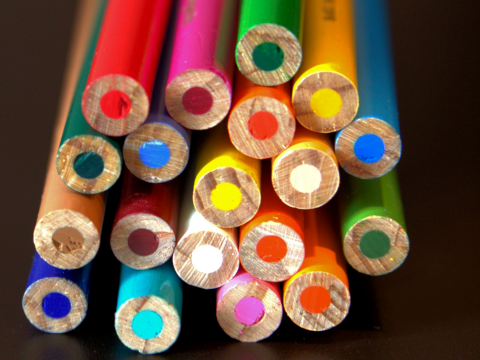
#> input picture images/pencil.png, 480 x 360 px; the run also reads 1 picture not shown here
$ jupyter execute --allow-errors 07a_image_description_color.ipynb
#> lines starting #> are read from the running program, lines starting #| are printed output that depends on the picture
## 07 - Image Description

### Part 1 - Color descriptors

Colour can also be a good image descriptor to allow comparing images based on their content. Histogram-based methods are often employed for this type of task

[cell 1]
import imageio
import numpy as np
import matplotlib.pyplot as plt

# carregar e exibir imagens da "base de dados"
img1 = imageio.imread("images/pencil.png")
#> img1 is the input picture: shape (360, 480, 3); mean R, G, B 109.6, 78.7, 58.8
img2 = imageio.imread("images/pencil2_RGB.png")

# carregar imagem de consulta e codificar funcao de distancia
# computar as distancias e exibir
imgQ = imageio.imread("images/mountain.jpg")
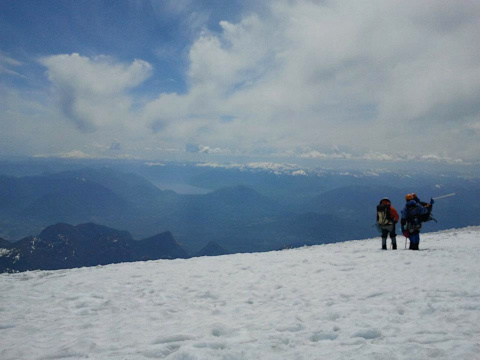
#> input picture images/mountain.jpg, 480 x 360 px
#> imgQ is the input picture: shape (360, 480, 3); mean R, G, B 127.2, 143.7, 158.3

def Euclidean_distance(A, B):
    """ Calcula a distancia Euclidiana entre dois vetores de mesmo tamanho"""
    return  np.sqrt( np.sum((A-B)**2) )

dQ1 = Euclidean_distance(imgQ, img1)
#> dQ1 = 7332.2
dQ2 = Euclidean_distance(imgQ, img2)
#> dQ2 = 7333.6

plt.figure(figsize=(9,3))
plt.subplot(131); plt.imshow(imgQ); plt.title('Consulta')
plt.subplot(132); plt.imshow(img1); plt.title('Rank 1 : %.1f' % dQ1)
plt.subplot(133); plt.imshow(img2); plt.title('Rank 2 : %.1f' % dQ2)
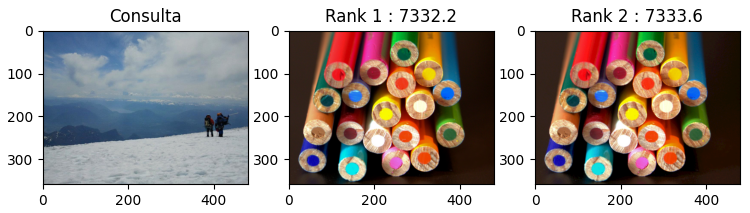
#> figure drawn by matplotlib, 3 panels

[cell 2]
def histograma_global(img, bins):

    # um único canal de cor
#> called with bins = 64
    if (len(img.shape) == 2):
        hist,_ = np.histogram(img, bins=bins)
    # mais do que um canal de cor RGB
    if (len(img.shape) == 3):
        hist_R,_ = np.histogram(img[:,:,0], bins=bins)
#> hist_R = 64 values, max 10176 at index 51, min 17 at index 63, mean 2700
        hist_G,_ = np.histogram(img[:,:,1], bins=bins)
#> hist_G = 64 values, max 11415 at index 51, min 8 at index 63, mean 2700
        hist_B,_ = np.histogram(img[:,:,2], bins=bins)
#> hist_B = 64 values, max 16494 at index 54, min 9 at index 63, mean 2700

        hist = np.concatenate([hist_R, hist_G, hist_B])
#> hist = 192 values, max 16494 at index 182, min 8 at index 127, mean 2700

    # normaliza o vetor resultante pela soma dos valores
    hist = hist.astype("float")
    hist /= (hist.sum() + 0.0001)
#> hist = 192 values, max 0.0318 at index 182, min 1.54e-05 at index 127, mean 0.00521

    return hist

[cell 3]
HQ = histograma_global(imgQ, 64)
#> HQ has the same summary as hist in histograma_global
H1 = histograma_global(img1, 64)
#> H1 = 192 values, max 0.0732 at index 128, min 0.000617 at index 181, mean 0.00521
H2 = histograma_global(img2, 64)
#> H2 = 192 values, max 0.0998 at index 128, min 0 at index 1, mean 0.00521

dQ1_H = Euclidean_distance(HQ, H1)
#> dQ1_H = 0.146
dQ2_H = Euclidean_distance(HQ, H2)
#> dQ2_H = 0.172

plt.figure(figsize=(12,4))
plt.subplot(131); plt.imshow(imgQ); plt.title('Consulta')
plt.subplot(132); plt.imshow(img2); plt.title('Rank 1: %.4f' % dQ2_H)
plt.subplot(133); plt.imshow(img1); plt.title('Rank 2: %.4f' % dQ1_H)
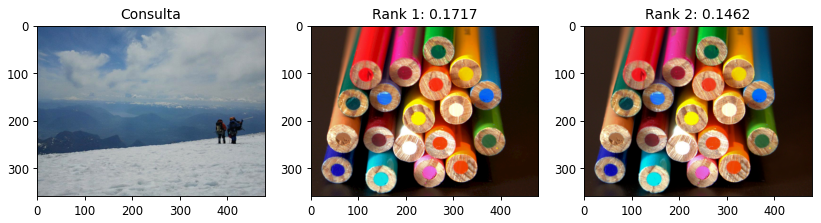
#> figure drawn by matplotlib, 3 panels

[cell 4]
print("Dimensionalidade pixels = ", np.product(imgQ.shape))
#| Dimensionalidade pixels =  518400
print("Dimensionalidade histograma = ", np.product(HQ.shape))
#| Dimensionalidade histograma =  192

#> (a cell that did not finish here is left out)

#> (a cell that did not finish here is left out)

### Distance functions
In addition to defining a method for extracting a feature vector, it is important to define distance functions that operate on those vectors. Formally we want a function $d:R^m \rightarrow R^1$.

The Euclidean distance, or l-2 norm distance is the most widely used. Considering a pair of vectors $q$ and $p$ with $m$ dimensions each, it can be computed as follows

$\frac{1}{m} \sum_{i} (q_i - p_i)^2$

[cell 7]
def Euclidean_distance(p, q):
    dist = np.sum(np.square(p-q))/float(p.shape[0])
    return dist

#> (a cell that did not finish here is left out)

Comparing the distances we note that indeed the images 1 and 2 are closer when compared to the distances between 1 and 3 and 2 and 3.

However, one problem is the high dimensionality of the features space, with $m=768$. One way to reduce would be to quantise the histograms into less bins, e.g. 16 bins each.

#> (a cell that did not finish here is left out)

Another approach is to obtain a single channel from the RGB image, combining the colour channels using a RGB to grayscale conversion. There are many methods, such as Intensity, Luminance, Luma and other. Let us use the Luminance, which is a weighted averabe of the colour channels.

[cell 10]
def normalize_minmax(f, factor):
    f_min = np.min(f)
    f_max = np.max(f)
    f = (f - f_min)/(f_max-f_min)
    return (f*factor)


def Luminance(img):
    img = np.array(img, copy=True).astype(float)
    # computing conversion
    new_img = np.zeros((img.shape[0], img.shape[1]))
    new_img = img[:,:,0]*0.299 + img[:,:,1]*0.587 + img[:,:,2]*0.114
    new_img = normalize_minmax(new_img, 255)

    return new_img

[cell 11]
plt.figure(figsize=(20,10))
plt.subplot(231); plt.imshow(img1)
plt.subplot(232); plt.imshow(img2)
#> (the rest of this cell did not finish here and is left out)

[cell 12]
def grayscale_histogram(img, bins):
#> called with bins = 48
    hist,_ = np.histogram(img, bins=bins, range=(0,255))
#> hist = 48 values, max 77640 at index 0, min 3809 at index 46, mean 10800
    return hist

[cell 13]
gh_1 = grayscale_histogram(img1, 48)
#> gh_1 has the same summary as hist in grayscale_histogram
gh_2 = grayscale_histogram(img2, 48)
#> gh_2 = 48 values, max 79591 at index 0, min 0 at index 1, mean 10800
#> (the rest of this cell did not finish here and is left out)

Therefore, even after projecting the RGB colour space into a single-channel space, it is possible to obtain a fair comparison between the images.

However, we used images that are easy to discriminate. More complex cases would require methods that are able to capture other attributes in terms of colour, such as considering the regions the colour appears: flat regions, texture regions, borders, and not only the frequency of colours as demonstrated.

Alternative distance functions are also important to consider. For colour features spaces, the logarithm function may be useful to decrease the influence of background colours in the sum, and output smaller numbers.

[cell 14]
def Log_Euclidean_distance(p, q):
    pl = np.log2(p.astype(float)+1)
#> pl = 48 values, max 16.24 at index 0, min 11.9 at index 46, mean 13.03
    ql = np.log2(q.astype(float)+1)
#> ql = 48 values, max 16.28 at index 0, min 0 at index 1, mean 12.44

    dist = np.sum(np.square(pl-ql))/float(pl.shape[0])
#> dist = 8.65
    return dist

[cell 15]
print("Log Euclidean distances")
print("Distance 1-2 = %.3f" % (Log_Euclidean_distance(gh_1, gh_2)))
#| Distance 1-2 = 8.652
#> (the rest of this cell did not finish here and is left out)
